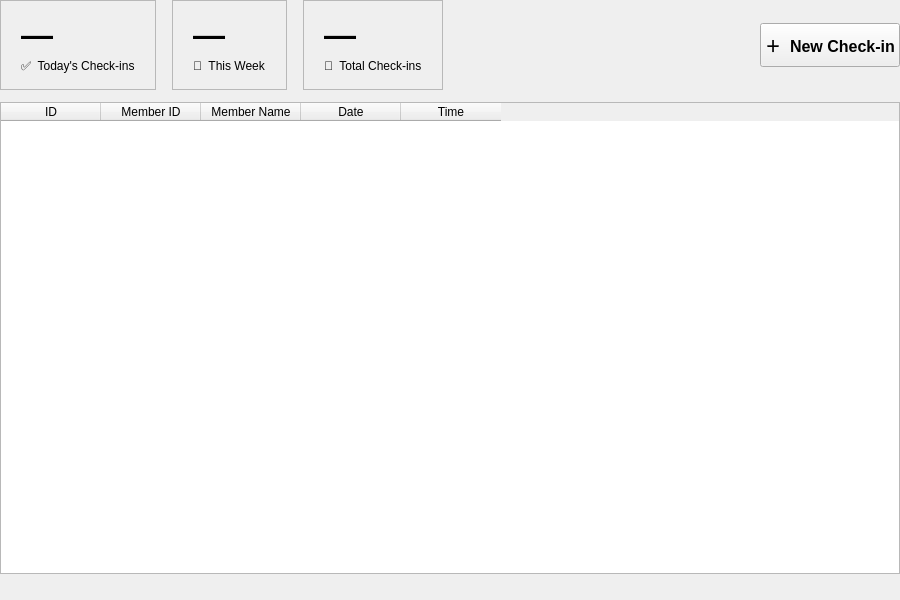
<?xml version="1.0" encoding="UTF-8"?>
<ui version="4.0">
 <class>CheckInsPage</class>
 <widget class="QWidget" name="CheckInsPage">
  <property name="geometry"><rect><x>0</x><y>0</y><width>900</width><height>600</height></rect></property>
  <property name="windowTitle"><string>Check-ins</string></property>

  <layout class="QVBoxLayout" name="mainLayout">
   <property name="spacing"><number>12</number></property>
   <property name="leftMargin"><number>0</number></property><property name="topMargin"><number>0</number></property>
   <property name="rightMargin"><number>0</number></property><property name="bottomMargin"><number>0</number></property>

   <!-- Stats row -->
   <item>
    <layout class="QHBoxLayout" name="statsRow">
     <property name="spacing"><number>16</number></property>
     <item>
      <widget class="QFrame" name="cardToday">
       <property name="frameShape"><enum>QFrame::StyledPanel</enum></property>
       <layout class="QVBoxLayout"><property name="leftMargin"><number>20</number></property><property name="topMargin"><number>16</number></property><property name="rightMargin"><number>20</number></property><property name="bottomMargin"><number>16</number></property>
        <item><widget class="QLabel" name="lblTodayValue"><property name="text"><string>—</string></property><property name="font"><font><family>Segoe UI</family><pointsize>24</pointsize><weight>87</weight></font></property></widget></item>
        <item><widget class="QLabel" name="lblTodayTitle"><property name="text"><string>✅  Today's Check-ins</string></property></widget></item>
       </layout>
      </widget>
     </item>
     <item>
      <widget class="QFrame" name="cardWeek">
       <property name="frameShape"><enum>QFrame::StyledPanel</enum></property>
       <layout class="QVBoxLayout"><property name="leftMargin"><number>20</number></property><property name="topMargin"><number>16</number></property><property name="rightMargin"><number>20</number></property><property name="bottomMargin"><number>16</number></property>
        <item><widget class="QLabel" name="lblWeekValue"><property name="text"><string>—</string></property><property name="font"><font><family>Segoe UI</family><pointsize>24</pointsize><weight>87</weight></font></property></widget></item>
        <item><widget class="QLabel" name="lblWeekTitle"><property name="text"><string>📅  This Week</string></property></widget></item>
       </layout>
      </widget>
     </item>
     <item>
      <widget class="QFrame" name="cardTotal">
       <property name="frameShape"><enum>QFrame::StyledPanel</enum></property>
       <layout class="QVBoxLayout"><property name="leftMargin"><number>20</number></property><property name="topMargin"><number>16</number></property><property name="rightMargin"><number>20</number></property><property name="bottomMargin"><number>16</number></property>
        <item><widget class="QLabel" name="lblTotalValue"><property name="text"><string>—</string></property><property name="font"><font><family>Segoe UI</family><pointsize>24</pointsize><weight>87</weight></font></property></widget></item>
        <item><widget class="QLabel" name="lblTotalTitle"><property name="text"><string>🔢  Total Check-ins</string></property></widget></item>
       </layout>
      </widget>
     </item>
     <item>
      <spacer><property name="orientation"><enum>Qt::Horizontal</enum></property><property name="sizeHint" stdset="0"><size><width>40</width><height>0</height></size></property></spacer>
     </item>
     <item>
      <widget class="QPushButton" name="checkInButton">
       <property name="text"><string>＋  New Check-in</string></property>
       <property name="minimumSize"><size><width>140</width><height>44</height></size></property>
       <property name="font"><font><family>Segoe UI</family><pointsize>12</pointsize><weight>63</weight></font></property>
      </widget>
     </item>
    </layout>
   </item>

   <!-- Table -->
   <item>
    <widget class="QTableWidget" name="checkinsTable">
     <property name="selectionBehavior"><enum>QAbstractItemView::SelectRows</enum></property>
     <property name="editTriggers"><set>QAbstractItemView::NoEditTriggers</set></property>
     <property name="alternatingRowColors"><bool>true</bool></property>
     <column><property name="text"><string>ID</string></property></column>
     <column><property name="text"><string>Member ID</string></property></column>
     <column><property name="text"><string>Member Name</string></property></column>
     <column><property name="text"><string>Date</string></property></column>
     <column><property name="text"><string>Time</string></property></column>
    </widget>
   </item>

   <item>
    <widget class="QLabel" name="statusLabel"><property name="text"><string/></property></widget>
   </item>

  </layout>
 </widget>
 <resources/>
 <connections/>
</ui>
